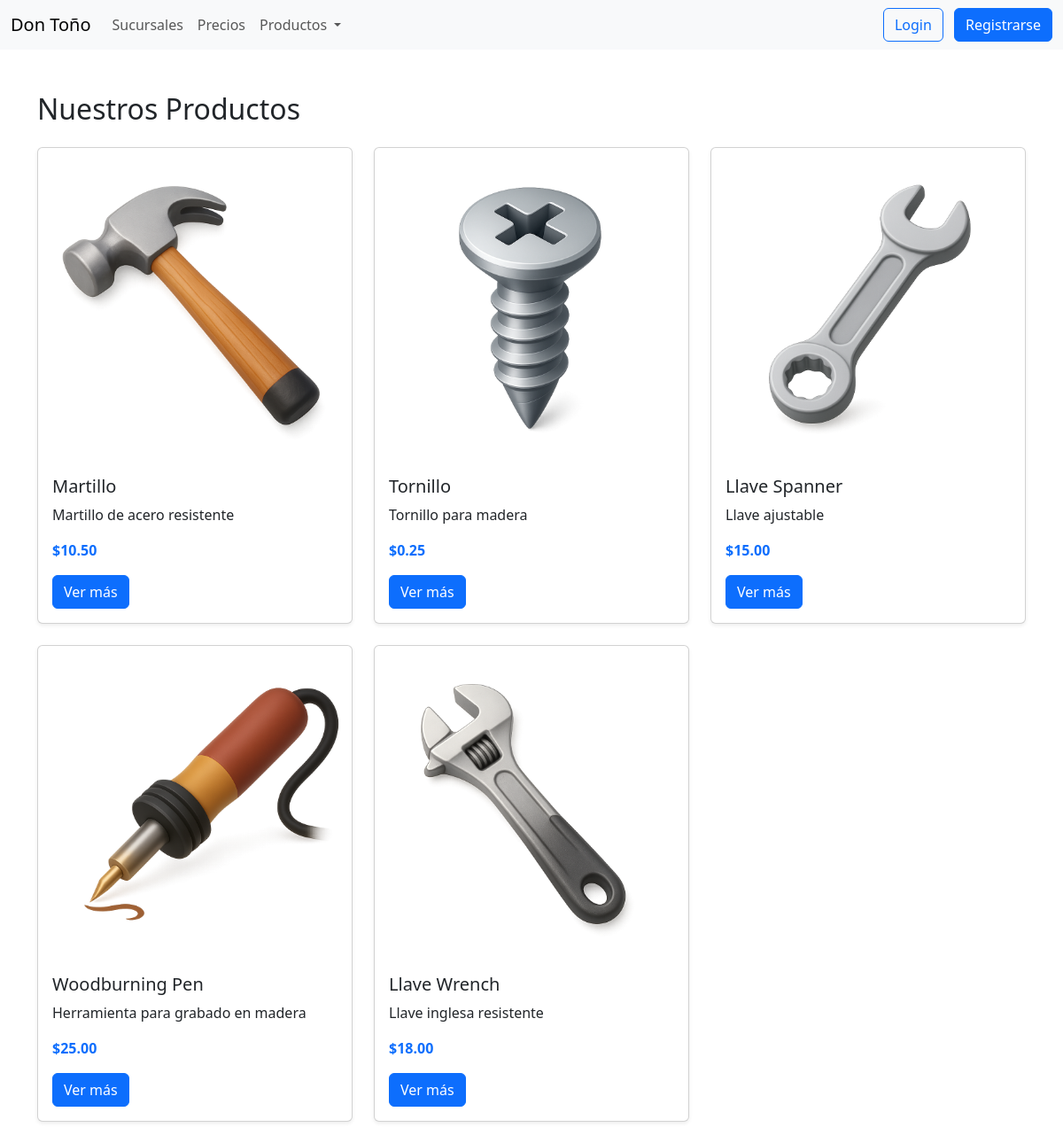
The app's page /dontono-am/productos.php with its own data.
### tables this page shows
CREATE TABLE `productos` (
  `id` int(11) NOT NULL,
  `nombre` varchar(100) DEFAULT NULL,
  `descripcion` text DEFAULT NULL,
  `precio` decimal(10,2) DEFAULT NULL,
  `categoria` varchar(50) DEFAULT NULL,
  `stock` int(11) DEFAULT NULL,
  `imagen` varchar(255) DEFAULT NULL,
  `imagen2` varchar(255) DEFAULT NULL
);

### dontono-am/productos.php (the view, shortened to what this page needs)
<?php
    include("php/conexion.php");
    $sql = "SELECT * FROM productos";
    $resultado = $conn->query($sql);
    require_once("include/header.php")
?>
<!DOCTYPE html>
<html lang="en">
<head>
        <link href="https://cdn.jsdelivr.net/npm/bootstrap@5.3.8/dist/css/bootstrap.min.css" rel="stylesheet">
        <link rel="stylesheet" href="style/style.css">
        <link rel="stylesheet" href="https://cdnjs.cloudflare.com/ajax/libs/font-awesome/7.0.1/css/all.min.css">
</head>
<body>
    <?php require_once 'include/navbar.php';?>
    <div class="container mt-5">
    <h2 class="mb-4">Nuestros Productos</h2>
    <div class="row">
        <?php while($producto = $resultado->fetch_assoc()): ?>
        <div class="col-md-4 mb-4">
            <div class="card h-100 shadow-sm">
                <img src="img/productos/<?php echo $producto['imagen']; ?>"
class="card-img-top" alt="">
                <div class="card-body">
                    <h5 class="card-title"><?php echo $producto['nombre']; ?></h5>
                    <p class="card-text">
                        <?php echo $producto['descripcion']; ?>
                    </p>
                    <p class="fw-bold text-primary">
                        $<?php echo $producto['precio']; ?>
                    </p>
                    <a href="#" class="btn btn-primary">Ver más</a>
                </div>
            </div>
        </div>
    <?php endwhile; ?>
    </div>
</div>
</body>
</html>

### dontono-am/include/header.php (shortened to what this page needs)
<!DOCTYPE html>
<html lang="en">
<head>
        <link href="https://cdn.jsdelivr.net/npm/bootstrap@5.3.8/dist/css/bootstrap.min.css" rel="stylesheet">
        <link rel="stylesheet" href="style/style.css">
        <link rel="stylesheet" href="https://cdnjs.cloudflare.com/ajax/libs/font-awesome/7.0.1/css/all.min.css">
</head>

### dontono-am/include/navbar.php (shortened to what this page needs)
<body>
    <nav class="navbar navbar-expand-lg bg-body-tertiary">
        <div class="container-fluid">
            <a class="navbar-brand" href="index.php">Don Toño</a>
            <div class="collapse navbar-collapse" id="navbarNavDropdown">
            <ul class="navbar-nav">
                <li class="nav-item">
                    <a class="nav-link" href="#">Sucursales</a>
                </li>
                <li class="nav-item">
                    <a class="nav-link" href="#">Precios</a>
                </li>
                <li class="nav-item dropdown">
                    <a class="nav-link dropdown-toggle" href="#" role="button" data-bs-toggle="dropdown" aria-expanded="false">
                    Productos
                    </a>
                </li>
            </ul>
            </div>
    <div class="ms-auto">
    <?php if (isset($_SESSION['usuario_id'])): ?>
            <div class="dropdown">
                <a class="btn btn-outline-secondary dropdown-toggle d-flex align
        items-center" href="#" role="button" data-bs-toggle="dropdown" aria
        expanded="false">
    <i class="fa-solid fa-circle-user me-2"></i>
    <?php echo $_SESSION['nombre']; ?>
                </a>
    <ul class="dropdown-menu dropdown-menu-end">
        <li>
            <a class="dropdown-item" href="profile.php">
                <i class="fa-solid fa-id-card me-2"></i> Perfil
            </a>
        </li>
        <li><hr class="dropdown-divider"></li>
        <li>
            <a class="dropdown-item text-danger" href="php/logout.php">
                <i class="fa-solid fa-right-from-bracket me-2"></i>
  Cerrar sesión
            </a>
        </li>
    </ul>
</div>
<?php else: ?>
    <a class="btn btn-outline-primary me-2" href="login.html">Login</a>
    <a class="btn btn-primary" href="register.html">Registrarse</a>
<?php endif; ?>
</div>
    </nav>

### records on screen
productos: imagen (picture), nombre "Martillo", descripcion "Martillo de acero resistente", precio "10.50"
productos: imagen (picture), nombre "Tornillo", descripcion "Tornillo para madera", precio "0.25"
productos: imagen (picture), nombre "Llave Spanner", descripcion "Llave ajustable", precio "15.00"
productos: imagen (picture), nombre "Woodburning Pen", descripcion "Herramienta para grabado en madera", precio "25.00"
productos: imagen (picture), nombre "Llave Wrench", descripcion "Llave inglesa resistente", precio "18.00"
